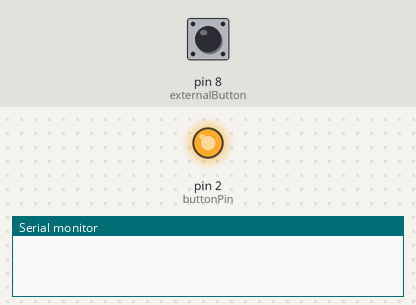
This sketch was run on a simulated Arduino Uno, built with avr-gcc and run on an emulated ATmega328P. Parts: output pins drawn as LEDs (lit = HIGH), the last lines printed to the serial monitor. The inputs (shaded band) are chosen by the test bench; at power-on: pin 8 (externalButton) HIGH.

Above: at 1.2 s.
1.3 s: pin 8 (externalButton) pulled LOW for 0.15 s
At 1.4 s:
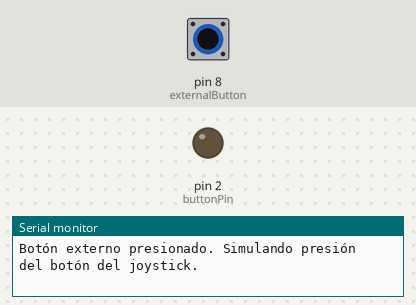
3.0 s: pin 8 (externalButton) pulled LOW for 3.2 s
At 7.5 s:
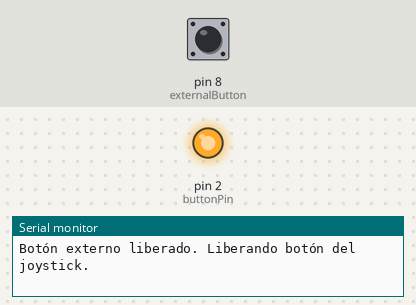
Timing chart, 0 to 9.0 s (numbered marks = the images above; inputs shaded):
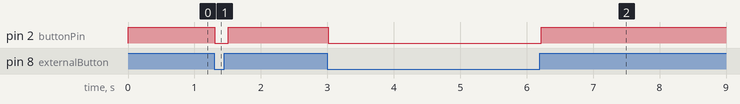

The sketch:

Prueba_de_presionado_BotonJoystick.ino
```cpp
#define buttonPin 2      // Pin digital conectado al botón del joystick
#define externalButton 8 // Pin digital conectado al botón externo

bool joystickPressed = false; // Estado actual del botón del joystick

void setup() {
   Serial.begin(9600);
   pinMode(buttonPin, OUTPUT);      // Configurar el pin del botón del joystick como salida
   digitalWrite(buttonPin, HIGH);   // Inicialmente, el pin del botón del joystick está en estado alto (no presionado)
   pinMode(externalButton, INPUT_PULLUP); // Configurar el pin del botón externo como entrada con pull-up interno activado
}

void loop() {
   // Leer el estado del botón externo
   int externalButtonState = digitalRead(externalButton);

   // Comprobar si el botón externo está presionado (debido al pull-up interno, está activo en bajo)
   if (externalButtonState == LOW && !joystickPressed) {
      Serial.println("Botón externo presionado. Simulando presión del botón del joystick.");
      digitalWrite(buttonPin, LOW); // Simular presión del botón (conectando a GND)
      joystickPressed = true;       // Actualizar el estado a presionado
   }

   // Comprobar si el botón externo no está presionado y el joystick está presionado
   if (externalButtonState == HIGH && joystickPressed) {
      Serial.println("Botón externo liberado. Liberando botón del joystick.");
      digitalWrite(buttonPin, HIGH); // Liberar el botón (volver a estado alto)
      joystickPressed = false;       // Actualizar el estado a no presionado
   }

   delay(100);
}
```

Measured:
- after the input at 1.3 s, pin 2 (buttonPin): HIGH → LOW at once, → HIGH 0.20 s later
- after the input at 3.0 s, pin 2 (buttonPin): HIGH → LOW at once, → HIGH 3.2 s later
